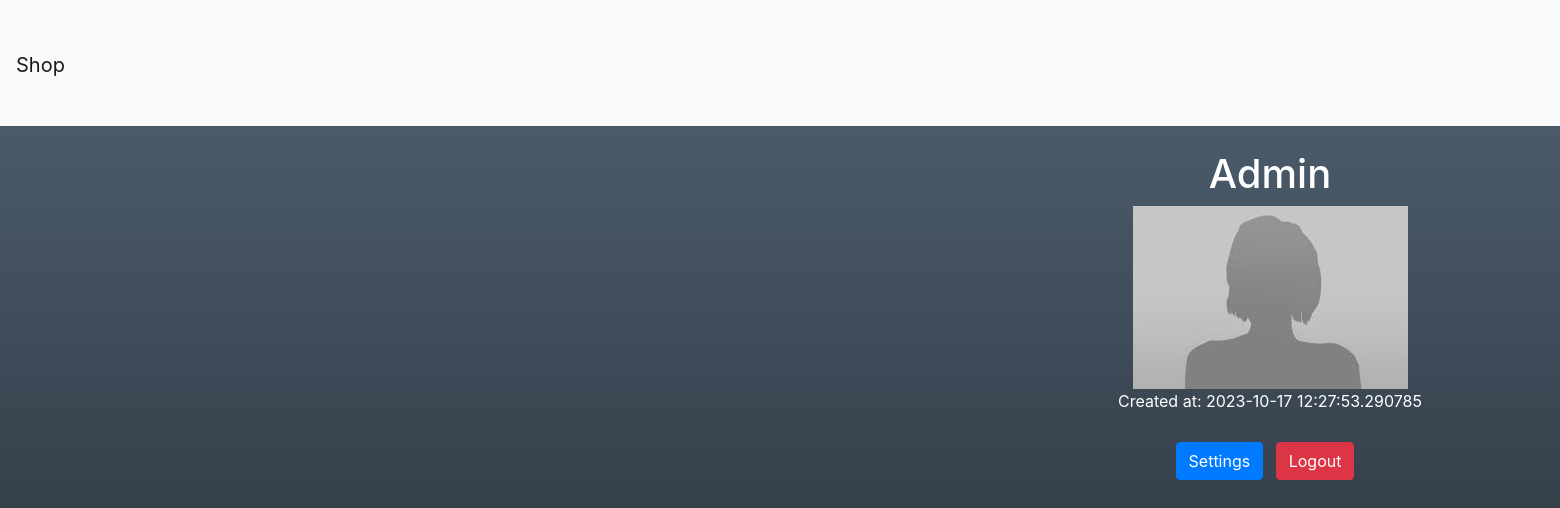
Page /profile (signed in) on the earlier database version.
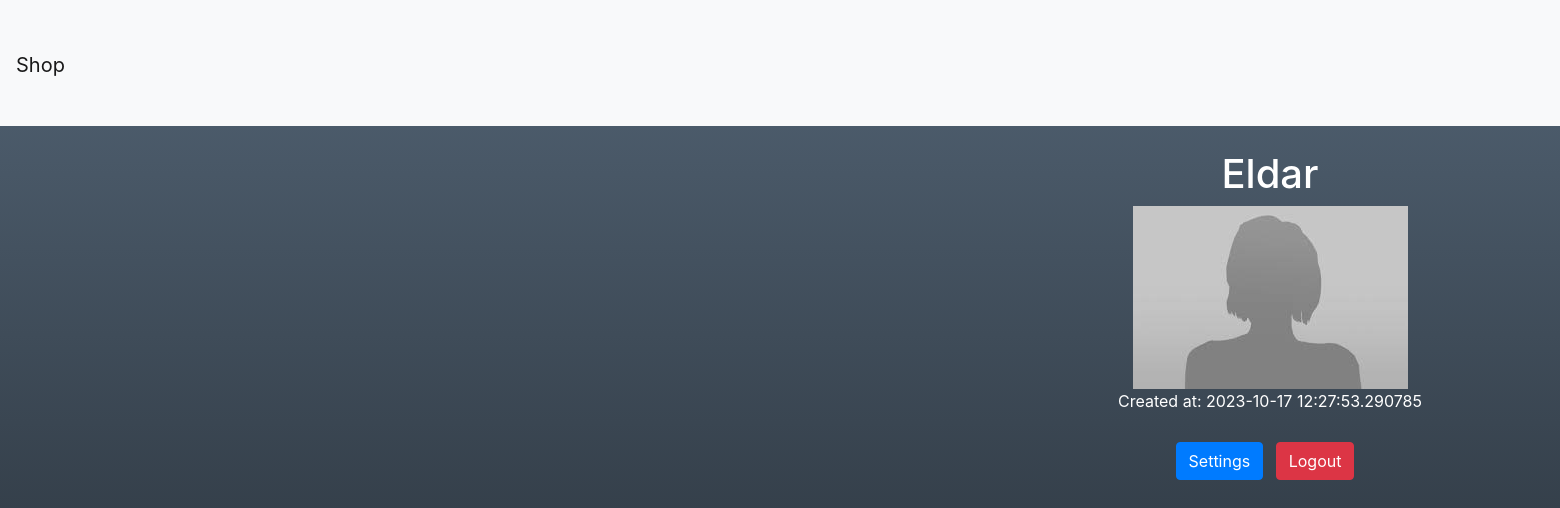
Same page on the later database version.
### app/__init__.py (models this page shows, shortened)
class User(db.Model, UserMixin):
    id = db.Column(db.Integer, primary_key=True)
    email = db.Column(db.String, nullable=False, unique=True)
    name = db.Column(db.String, nullable=False, unique=True)
    photo = db.Column(db.String, nullable=False, default='/static/images/images.jpg')
    password = db.Column(db.String, nullable=False, unique=True)
    created_at = db.Column(db.DateTime, default=datetime.utcnow)
    role = db.Column(db.String, nullable=False, default='user')

### app/__init__.py (the view)
@app.route('/profile', methods=['POST', "GET"])
@login_required
def profile():
    return render_template('profile.html', user=current_user)

### app/__init__.py (called while the page is built)
@login.user_loader
def user_loader(user_id):
    return User.query.get(user_id)

### app/templates/profile.html
{% extends 'base.html' %}
{% block content %}
<link href="/static/styles/profile.css" rel="stylesheet">
<div class="container mt-4">
    <div class="row">
        <div class="col-md-6 offset-md-3 text-center">
            <h1>{{ user.name }}</h1>
            <img src="{{ user.photo }}" class="profile-image img-fluid" alt="{{ user.name }}">
            <p>Created at: {{ user.created_at }}</p>
            <div class="profile-links mt-3">
                <a href="/profile_settings" class="btn btn-primary mr-2">Settings</a>
                <a href="/logout" class="btn btn-danger">Logout</a>
            </div>
        </div>
    </div>
</div>
{% endblock %}

Differences in the rows shown:
changed User: name "Admin" → "Eldar"
